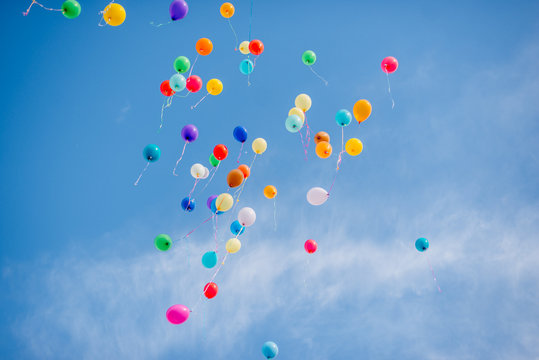
#> input picture results/baloons.jpg, 539 x 360 px
$ python colorQuantizemain.py
#> lines starting #> are read from the running program, lines starting #| are printed output that depends on the picture
### quantizeRGB.py
# write code to quantize a color space by applying k-means
# clustering to the pixels in a given input image, and experiment with two different color
# spacesRGB and HSV

# Given an RGB image, quantize the 3-dimensional RGB space, and map each
# pixel in the input image to its nearest k-means center. That is, replace the RGB
# value at each pixel with its nearest cluster's average RGB value

# imports
import numpy as np
from sklearn.cluster import KMeans

# Use built in kmeans function from sklearn
def quantizeRGB(origimg, k):
    # Reshape the image to be a list of pixels
    pixels = origimg.reshape((-1, 3))
    # Fit a k-means estimator
    estimator = KMeans(n_clusters=k, n_init=10)
    estimator.fit(pixels)
    # Replace the pixels with their centers
    labels = estimator.predict(pixels)
    centers = estimator.cluster_centers_
    newimg = centers[labels].reshape(origimg.shape)
    # convert image to uint8
    newimg = np.array(newimg, dtype=np.uint8)
    centers = np.array(centers, dtype=np.uint8)
    return newimg, centers

### computeQuantizationError.py
# Write a function to compute the SSD error (sum of squared error) between the
# original RGB pixel values and the quantized values, with the following form:
# function [error] = computeQuantizationError (origImg,quantizedImg)
# where origImg and quantized Img are both RGB images, and error is a scalar
# giving the total SSD error across the image

import numpy as np

def computeQuantizationError(origImg, quantizedImg):
    # Reshape the image to be a list of pixels
    pixelsOrig = origImg.reshape((-1, 3))
    pixelsQuantized = quantizedImg.reshape((-1, 3))
    # Compute the SSD error
    error = np.sum(np.square(pixelsOrig - pixelsQuantized))#/len(pixelsOrig)
    return error

### quantizeHSV.py
# Given an RGB image, convert to HSV, and quantize the 1-dimensional Hue
# space. Map each pixel in the input image to its nearest quantized Hue value,
# while keeping its Saturation and Value channels the same as the input. Convert
# the quantized output back to RGB color space. Use the following form:
# [outputImg, meanнues] = quantizeHSV (origImg, k)

import numpy as np
from sklearn.cluster import KMeans
import cv2

def quantizeHSV(origimg, k):
    # Convert the image to HSV
    hsvimg = cv2.cvtColor(origimg, cv2.COLOR_RGB2HSV)
    # Reshape the image to be a list of pixels
    pixels = hsvimg.reshape((-1, 3))
    # Fit a k-means estimator to the Hue channel
    estimator = KMeans(n_clusters=k, n_init=10)
    estimator.fit(pixels[:, 0].reshape(-1, 1))
    # Quantize the hue space
    labels = estimator.predict(pixels[:, 0].reshape(-1, 1))
    centers = estimator.cluster_centers_
    # Replace the hue values with quantized values
    pixels[:, 0] = centers[labels].flatten()
    # Convert the image back to RGB
    newimg = cv2.cvtColor(pixels.reshape(origimg.shape), cv2.COLOR_HSV2RGB)
    # convert image to uint8
    newimg = np.array(newimg, dtype=np.uint8)
    centers = np.array(centers, dtype=np.uint8)
    return newimg, centers

### getHueHists.py
# Given an image, compute and display two histograms of its hue values. Let the
# first histogram use equally-spaced bins (uniformly dividing up the hue values),
# and let the second histogram use bins defined by the k cluster center
# memberships (ie., all pixels belonging to hue cluster i go to the i-th bin, for
# i=1,...k). Use the following form:
# function [histEqual, histclustered]= getHueHists(im, k)
# where im is an MXNX3 matrix represeting an RGB image, and histEqual and
# histClustered are the two output histograms

import numpy as np
import cv2
from sklearn.cluster import KMeans
import matplotlib.pyplot as plt

def getHueHists(im, k):
    # Convert the image to HSV
    hsvimg = cv2.cvtColor(im, cv2.COLOR_RGB2HSV)
    # Reshape the image to be a list of pixels
    pixels = hsvimg.reshape((-1, 3))
    # Compute the histogram of the hue channel with equally spaced bins
    histEqual = np.histogram(pixels[:, 0], bins=180, range=(0, 180))[0]
    # plot histogram
    plt.bar(range(180), histEqual)
    plt.title('Equal bins')
    plt.show()

    # Fit a k-means estimator to the Hue channel
    estimator = KMeans(n_clusters=k)
    estimator.fit(pixels[:, 0].reshape(-1, 1))
    # Quantize the hue space
    labels = estimator.predict(pixels[:, 0].reshape(-1, 1))
    # compute centres
    centers = estimator.cluster_centers_
    # sort the centers
    centers = np.sort(centers, axis=0)
    centers = np.array(centers, dtype=np.uint8)
    # Compute the histogram of the hue channel with range 0 to 180 but with k bins
    histClustered = np.histogram(pixels[:, 0], bins=k, range=(0, 180))[0]
    # plot histogram
    plt.bar(range(k), histClustered)
    plt.title('Clustered bins')
    plt.show()

    return histEqual, histClustered

### colorQuantizemain.py
# Write a script colorQuantizemain.py that calls all the above functions
# appropriately using the provided image baloons.jpg, and displays the results.
# Calculate the SSD error for the image quantized in both RGB and HSV space.
# Write down the SSD errors in your answer sheet. Illustrate the quantization with a
# lower and higher value of k

import numpy as np
import cv2
from sklearn.cluster import KMeans
from quantizeRGB import quantizeRGB
from quantizeHSV import quantizeHSV
from computeQuantizationError import computeQuantizationError
from getHueHists import getHueHists
import matplotlib.pyplot as plt

# Read the image
origImg = cv2.imread('results/baloons.jpg')
#> origImg is the input picture: shape (360, 539, 3); mean B, G, R 204, 158.8, 108.8
origImg = cv2.cvtColor(origImg, cv2.COLOR_BGR2RGB)

# Quantize the image in RGB space
k = 10
outputImg, meanColors = quantizeRGB(origImg, k)
#> in quantizeRGB, `newimg = centers[labels].reshape(origimg.shape)`:
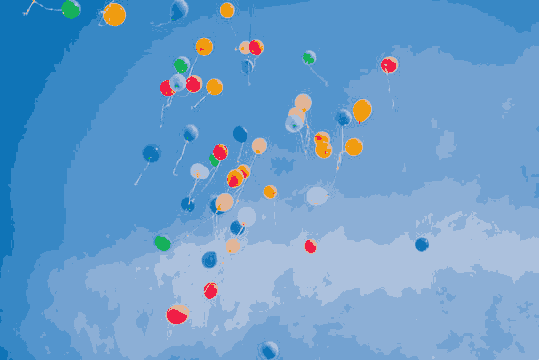
#> newimg: shape (360, 539, 3) float64; mean R, G, B 108.8, 158.8, 204
#> meanColors = [[56, 136, 197], [140, 175, 214], [115, 162, 209], [240, 156, 16], [15, 116, 183], [172, 193, 221], [84, 149, 205], [240, 30, 70], [225, 181, 152], [22, 176, 91]]
# Calculate the SSD error
errorRGB = computeQuantizationError(origImg, outputImg)
#> in computeQuantizationError, `error = np.sum(np.square(pixelsOrig - pixelsQuantized))#/len(pixelsOrig)`: error = 22894901
#> errorRGB = 22894901
print('SSD error for RGB quantization with k =', k, 'is', errorRGB)
#| SSD error for RGB quantization with k = 10 is 22894901

# Quantize the image in HSV space
newimgHSV, meanHues = quantizeHSV(origImg, k)
#> in quantizeHSV, `hsvimg = cv2.cvtColor(origimg, cv2.COLOR_RGB2HSV)`: hsvimg: shape (360, 539, 3); mean H, S, V 103.3, 129.6, 208.5
#> meanHues = [104, 22, 156, 71, 128, 106, 102, 93, 172, 8]
# Calculate the SSD error
errorHSV = computeQuantizationError(origImg, newimgHSV)
#> errorHSV = 2420169
print('SSD error for HSV quantization with k =', k, 'is', errorHSV)
#| SSD error for HSV quantization with k = 10 is 2420169

# Display the results
plt.figure()
plt.subplot(2,2,1)
plt.imshow(origImg)
plt.title('Original image')
plt.subplot(2,2,2)
plt.imshow(outputImg)
plt.title('RGB quantization')
plt.subplot(2,2,3)
plt.imshow(newimgHSV)
plt.title('HSV quantization')
plt.show()
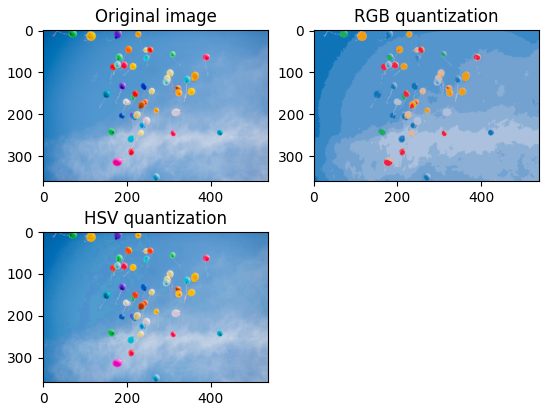
#> figure drawn by matplotlib, 3 panels

# plot histograms
histEqual, histClustered = getHueHists(origImg, k)
#> in getHueHists, `histEqual = np.histogram(pixels[:, 0], bins=180, range=(0, 180))[0]`: histEqual = 180 values, max 45370 at index 104, min 1 at index 47, mean 1078
#> in getHueHists, `plt.show()`:
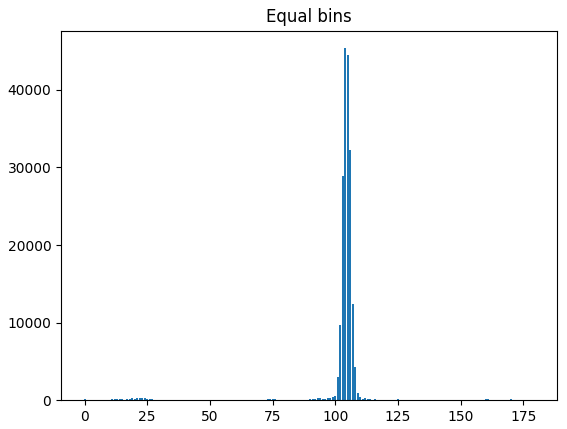
#> figure drawn by matplotlib, 1 panel; tallest bar 45370 high, from x = 103.6 to 104.4
#> in getHueHists, `histClustered = np.histogram(pixels[:, 0], bins=k, range=(0, 180))[0]`: histClustered = [1548, 2399, 123, 350, 922, 178884, 7078, 975, 647, 1114]
#> in getHueHists, `plt.show()`:
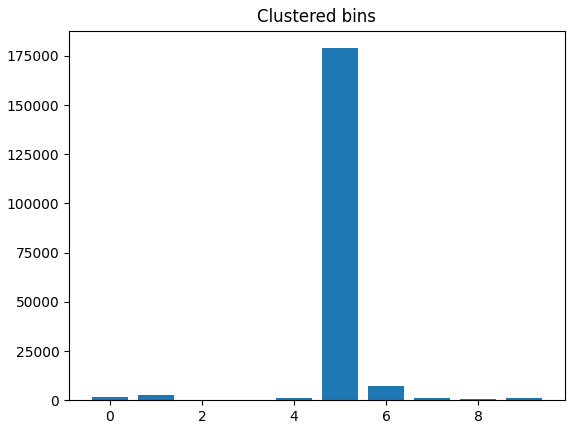
#> figure drawn by matplotlib, 1 panel; tallest bar 178884 high, from x = 4.6 to 5.4
